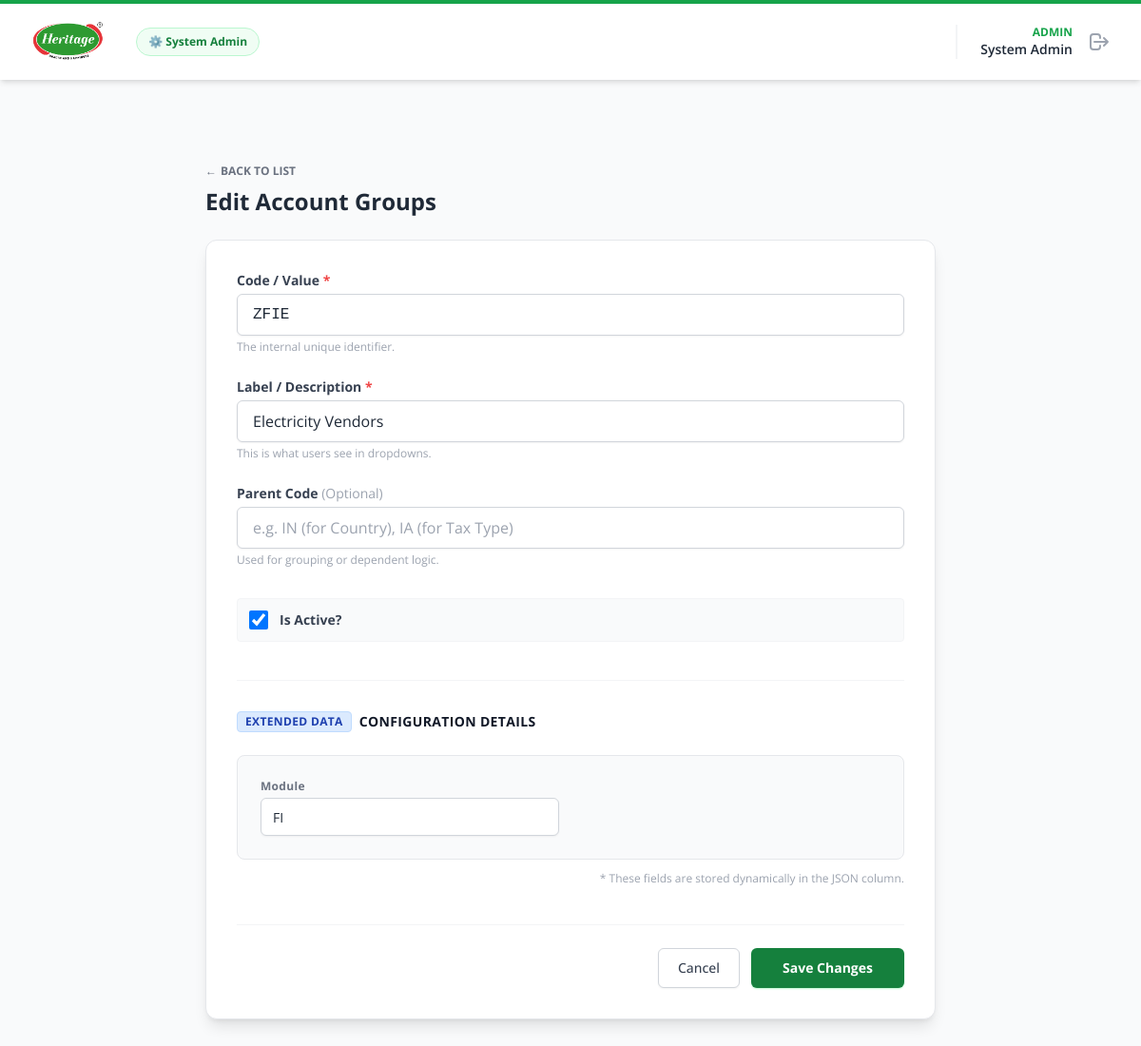
Page /admin/masters/account-group/edit/2 (signed in) on the committed database.
### app/models.py (models this page shows, shortened)
class User(UserMixin, db.Model):
    id = db.Column(db.Integer, primary_key=True)
    username = db.Column(db.String(64), unique=False, nullable=False)
    email = db.Column(db.String(120), unique=True, nullable=False)
    password_hash = db.Column(db.String(128))
    role = db.Column(db.String(20), nullable=False)
    department = db.Column(db.String(50))
    assigned_category = db.Column(db.String(50))
    is_active = db.Column(db.Boolean, default=True)

class MasterData(db.Model):
    __tablename__ = 'master_data'
    id = db.Column(db.Integer, primary_key=True)
    category = db.Column(db.String(50), index=True)
    code = db.Column(db.String(100), index=True)
    label = db.Column(db.String(255))
    parent_code = db.Column(db.String(100), index=True, nullable=True)
    is_active = db.Column(db.Boolean, default=True)
    data = db.Column(db.JSON, nullable=True)

### app/blueprints/masters.py (the view, shortened to what this page needs)
@masters_bp.route('/<slug>/add', methods=['GET', 'POST'])
@masters_bp.route('/<slug>/edit/<int:id>', methods=['GET', 'POST'])
def save_item(slug, id=None):
    if slug not in MASTER_TYPES:
        return "Invalid Master Data Type", 404
    db_category = slug.upper().replace('-', '_')
    item = None
    extra_fields = {} # Dictionary to hold field names for the UI
    if id:
        item = db.session.get(MasterData, id)
        if not item: return "Item not found", 404
        if item.data:
            extra_fields = item.data
    else:
        sibling = MasterData.query.filter_by(category=db_category).first()
        if sibling and sibling.data:
            extra_fields = {k: '' for k in sibling.data.keys()}
    return render_template('masters/form.html',
                           slug=slug,
                           title=MASTER_TYPES[slug],
                           item=item,
                           extra_fields=extra_fields)

### app/blueprints/masters.py (called while the page is built)
@masters_bp.before_request
@login_required
def require_admin():
    if current_user.role != 'admin':
        flash("Access denied.", "error")
        return redirect(url_for('main.dashboard'))

### app/templates/masters/form.html (shortened to what this page needs)
{% extends 'base.html' %}
{% block content %}
<div class="max-w-3xl mx-auto mt-10 mb-20">
    <div class="mb-6 flex justify-between items-center">
        <div>
            <a href="{{ url_for('admin.admin_workflow', active_tab='masters', master_slug=slug) }}"
               class="text-xs font-bold text-gray-500 hover:text-green-600 transition flex items-center gap-1">
                <span>←</span> BACK TO LIST
            </a>
            <h1 class="text-2xl font-bold text-gray-800 mt-2">{{ 'Edit' if item else 'Add New' }} {{ title }}</h1>
        </div>
    </div>
    <form method="POST" class="bg-white shadow-lg rounded-xl p-8 border border-gray-200">
        <div class="grid grid-cols-1 gap-6">
            <div>
                <label for="code" class="block text-sm font-bold text-gray-700 mb-1">
                    Code / Value <span class="text-red-500">*</span>
                </label>
                <input type="text" name="code" id="code"
                       value="{{ item.code if item else '' }}" required
                       class="w-full border-gray-300 rounded-md shadow-sm focus:ring-green-500 focus:border-green-500 h-11 px-4 border transition font-mono text-gray-800"
                       placeholder="e.g. 1010, HDFC, T1">
                <p class="text-xs text-gray-400 mt-1">The internal unique identifier.</p>
            </div>
            <div>
                <label for="label" class="block text-sm font-bold text-gray-700 mb-1">
                    Label / Description <span class="text-red-500">*</span>
                </label>
                <input type="text" name="label" id="label"
                       value="{{ item.label if item else '' }}" required
                       class="w-full border-gray-300 rounded-md shadow-sm focus:ring-green-500 focus:border-green-500 h-11 px-4 border transition"
                       placeholder="e.g. HDFC Bank, Exemption u/s 194Q">
                <p class="text-xs text-gray-400 mt-1">This is what users see in dropdowns.</p>
            </div>
            <div>
                <label for="parent_code" class="block text-sm font-bold text-gray-700 mb-1">
                    Parent Code <span class="text-gray-400 font-normal">(Optional)</span>
                </label>
                <input type="text" name="parent_code" id="parent_code"
                       value="{{ item.parent_code if item and item.parent_code else '' }}"
                       class="w-full border-gray-300 rounded-md shadow-sm focus:ring-green-500 focus:border-green-500 h-11 px-4 border transition"
                       placeholder="e.g. IN (for Country), IA (for Tax Type)">
                <p class="text-xs text-gray-400 mt-1">Used for grouping or dependent logic.</p>
            </div>
            <div class="flex items-center mt-2 p-3 bg-gray-50 rounded border border-gray-100">
                <input type="checkbox" name="is_active" id="is_active"
                       {{ 'checked' if not item or item.is_active else '' }}
                       class="h-5 w-5 text-green-600 focus:ring-green-500 border-gray-300 rounded cursor-pointer">
                <label for="is_active" class="ml-3 block text-sm font-bold text-gray-700 cursor-pointer select-none">
                    Is Active?
                </label>
            </div>
        </div>
        {% if extra_fields %}
        <div class="mt-10 pt-8 border-t border-gray-100">
            <h3 class="text-sm font-bold text-gray-900 mb-6 uppercase tracking-wide flex items-center">
                <span class="bg-blue-100 text-blue-800 px-2 py-0.5 rounded text-xs mr-2 border border-blue-200">Extended Data</span>
                Configuration Details
            </h3>
            <div class="grid grid-cols-1 md:grid-cols-2 gap-6 bg-gray-50 p-6 rounded-lg border border-gray-200">
                {% for key, value in extra_fields.items() %}
                <div>
                    <label for="extra_{{ key }}" class="block text-xs font-bold text-gray-500 mb-1 capitalize tracking-wide">
                        {{ key.replace('_', ' ') }}
                    </label>
                    <input type="text" name="{{ key }}" id="extra_{{ key }}"
                           value="{{ value }}"
                           class="w-full border-gray-300 bg-white rounded-md shadow-sm focus:ring-blue-500 focus:border-blue-500 h-10 px-3 border transition text-sm">
                </div>
                {% endfor %}
            </div>
            <p class="text-xs text-gray-400 mt-3 text-right">
                * These fields are stored dynamically in the JSON column.
            </p>
        </div>
        {% endif %}
        <div class="mt-10 flex justify-end items-center space-x-3 pt-6 border-t border-gray-100">
            <a href="{{ url_for('admin.admin_workflow', active_tab='masters', master_slug=slug) }}"
               class="px-5 py-2.5 bg-white border border-gray-300 rounded-md shadow-sm text-sm font-medium text-gray-700 hover:bg-gray-50 focus:outline-none transition">
                Cancel
            </a>
            <button type="submit"
                    class="px-8 py-2.5 border border-transparent rounded-md shadow-sm text-sm font-bold text-white bg-green-700 hover:bg-green-800 focus:outline-none focus:ring-2 focus:ring-offset-2 focus:ring-green-500 transition shadow-green-200">
                {{ 'Save Changes' if item else 'Create Record' }}
            </button>
        </div>
    </form>
</div>
{% endblock %}

### app/templates/base.html (shortened to what this page needs)
<!DOCTYPE html>
<html lang="en">
<head>
    <script src="https://cdn.tailwindcss.com"></script>
</head>
<body class="bg-gray-50 text-gray-800">
    <nav class="bg-white shadow-md border-t-4 border-green-600 sticky top-0 z-50">
        <div class="max-w-7xl mx-auto px-4 sm:px-6 lg:px-8">
            <div class="flex justify-between h-20">
                <div class="flex items-center space-x-8">
                    <a href="{{ url_for('main.dashboard') }}" class="flex items-center gap-3">
        <img src="{{ url_for('static', filename='images/logo.png') }}" alt="Heritage Foods Logo" class="h-12 w-auto">
    </a>
                    {% if current_user.is_authenticated and current_user.role == 'admin' %}
                        <a href="{{ url_for('admin.admin_workflow') }}" class="ml-6 px-3 py-1.5 rounded-full text-xs font-bold text-green-700 bg-green-50 border border-green-200 hover:bg-green-100 flex items-center transition">
                            <span>⚙️ System Admin</span>
                        </a>
                    {% endif %}
                </div>
                <div class="flex items-center space-x-6">
                    {% if current_user.is_authenticated %}
                        <div class="flex items-center border-l-2 border-gray-100 pl-6">
                            <div class="text-right mr-4 hidden sm:block">
                                <div class="text-xs text-green-600 font-bold uppercase">{{ current_user.role }}</div>
                                <div class="text-sm font-semibold text-gray-800">{{ current_user.username }}</div>
                            </div>
                            <a href="{{ url_for('auth.logout') }}" class="text-gray-400 hover:text-red-500 transition">
                                <svg xmlns="http://www.w3.org/2000/svg" class="h-6 w-6" fill="none" viewBox="0 0 24 24" stroke="currentColor">
                                    <path stroke-linecap="round" stroke-linejoin="round" stroke-width="2" d="M17 16l4-4m0 0l-4-4m4 4H7m6 4v1a3 3 0 01-3 3H6a3 3 0 01-3-3V7a3 3 0 013-3h4a3 3 0 013 3v1" />
                                </svg>
                            </a>
                        </div>
                    {% endif %}
                </div>
            </div>
        </div>
    </nav>
    <main class="max-w-7xl mx-auto px-4 sm:px-6 lg:px-8 py-6 pb-20">
        {% block content %}{% endblock %}
    </main>
</body>
</html>

### app/templates/base.html (style rules this page uses)
body { font-family: 'Open Sans', sans-serif; }

### rows in the picture
User: role "ADMIN", username "System Admin"
MasterData: code "ZFIE", label "Electricity Vendors"

### other values in the picture
{{ 'Edit' if item else 'Add New' }} "Edit"
{{ title }} "Account Groups"
{{ key.replace('_', ' ') }} "Module"
{{ 'Save Changes' if item else 'Create Record' }} "Save Changes"
